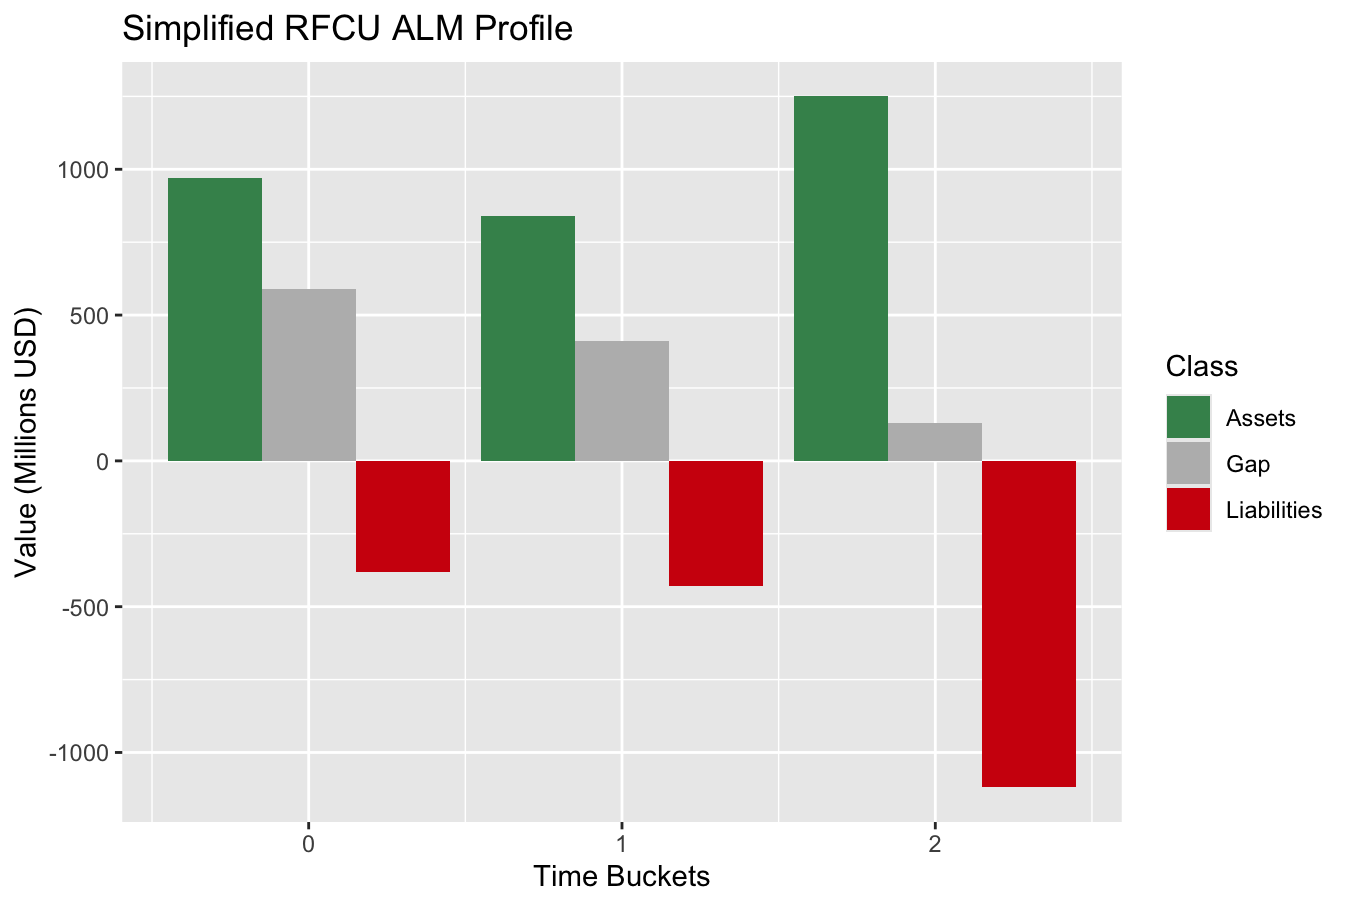

Reproduce this figure in R.
install.packages("ggplot2")

data()
?alm_macro_final

  
ggplot(data = alm_macro_final, 
       mapping = aes(x = Time, y = Value, fill = Class))+
  geom_col(position = "dodge")+
  scale_fill_manual(breaks = c("Assets", "Gap", "Liabilities"),
    values = c("#41905b","#bababa","#d00b0b"))+
  labs(title = "Simplified RFCU ALM Profile",
       y = "Value (Millions USD)",
       x = "Time Buckets")
